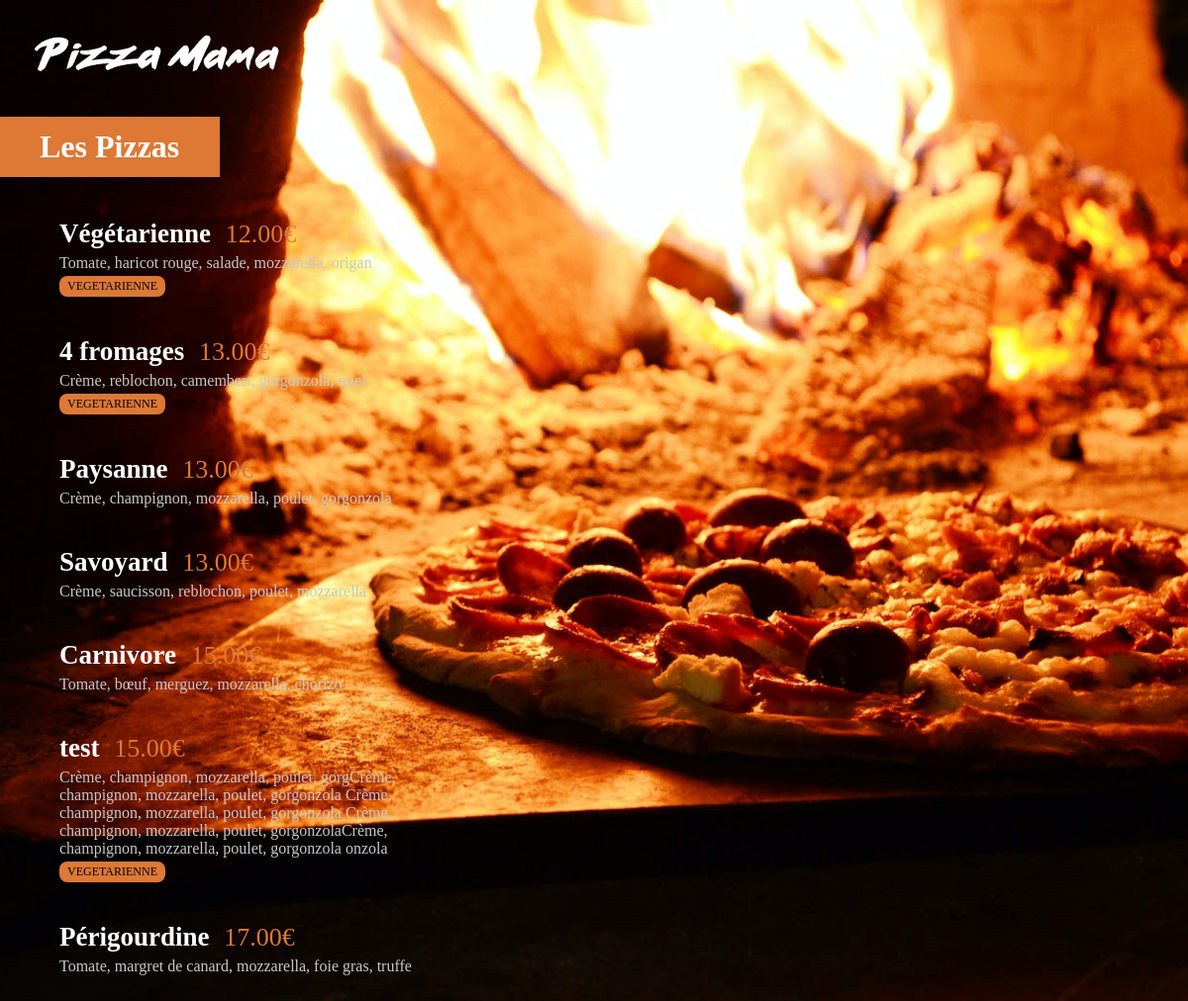
The app's page /menu/ with its own data.
### menu/models.py (models this page shows, shortened)
class Pizza(models.Model):
    nom = models.CharField(max_length=200)
    ingredients = models.CharField(max_length=400)
    prix = models.FloatField(default=0)
    vegetarienne = models.BooleanField(default=False)

### menu/views.py (the view)
# urls.py: path('', views.index, name="index"),
def index(request):
    pizzas = Pizza.objects.all()
    pizzas = pizzas.order_by("prix")
    return render(request, "menu/index.html", {"pizzas": pizzas})

### menu/templates/menu/index.html (shortened to what this page needs)
{% load static %}
<html lang="fr">
<head>
    <link rel="stylesheet" href="{% static 'menu/menu.css' %}">
</head>
<body>
    <img class="logo" src="{% static 'menu/images/small_logo.png' %}">
    <h1 class="title_menu">Les Pizzas</h1>
    <ul>
        {% for pizza in pizzas %}
        <div class="pizza_liste">
            <li class="pizza_nom">{{pizza.nom}}
                <span class="pizza_prix">{{pizza.prix | floatformat:2}}€ </span>
            </li>
            <li class="pizza_ingredients">{{pizza.ingredients}}</li>
            {% if pizza.vegetarienne %}
                    <span class="pizza_vegetarienne">VEGETARIENNE</span>
                {% endif %}
        </div>
        {% endfor %}
    </ul>
</body>
</html>

### menu/static/menu/menu.css (style rules this page uses)
body { background : url("images/bg_menu.jpeg")no-repeat center center fixed; -webkit-background-size: cover; -moz-background-size: cover; -o-background-size: cover; background-size: cover; background-size: cover; margin: 0px; padding: 0px; color: white; }
.logo { margin : 35px 0px 25px 35px; }
.title_menu { width : 170px; padding: 12px 12px 12px 40px; color: white; background-color: #dd7835; }
.pizza_liste { min-width : 30%; padding : 20px; }
.pizza_nom { text-align : left; font-size : 27px; font-weight : bold; color: white; list-style-type: none; }
.pizza_prix { text-align : left; color : #dd7835; margin-left : 8px; font-size : 26px; font-weight: normal; }
.pizza_ingredients { max-width : 400px; display : block; margin-top : 5px; color : #C8C8C8; list-style-type: none; }
.pizza_vegetarienne { display: inline-block; margin-top : 4px; padding : 3px 8px; background-color : #dd7835; border-radius : 8px; font-size : 12px; color : black; }

### records on screen
Pizza: nom "Végétarienne", prix "12.00", ingredients "Tomate, haricot rouge, salade, mozzarella, origan", vegetarienne "VEGETARIENNE"
Pizza: nom "4 fromages", prix "13.00", ingredients "Crème, reblochon, camembert, gorgonzola, miel", vegetarienne "VEGETARIENNE"
Pizza: nom "Paysanne", prix "13.00", ingredients "Crème, champignon, mozzarella, poulet, gorgonzola"
Pizza: nom "Savoyard", prix "13.00", ingredients "Crème, saucisson, reblochon, poulet, mozzarella"
Pizza: nom "Carnivore", prix "15.00", ingredients "Tomate, bœuf, merguez, mozzarella, chorizo"
Pizza: nom "test", prix "15.00", ingredients "Crème, champignon, mozzarella, poulet, gorgCrème, champignon, mozzarella, poulet, gorgonzola Crème, champignon, mozzarella, poulet, gorgonzola Crème, champignon, mozzarella, poulet, gorgonzolaCrème, champignon, mozzarella, poulet, gorgonzola onzola", vegetarienne "VEGETARIENNE"
Pizza: nom "Périgourdine", prix "17.00", ingredients "Tomate, margret de canard, mozzarella, foie gras, truffe"
